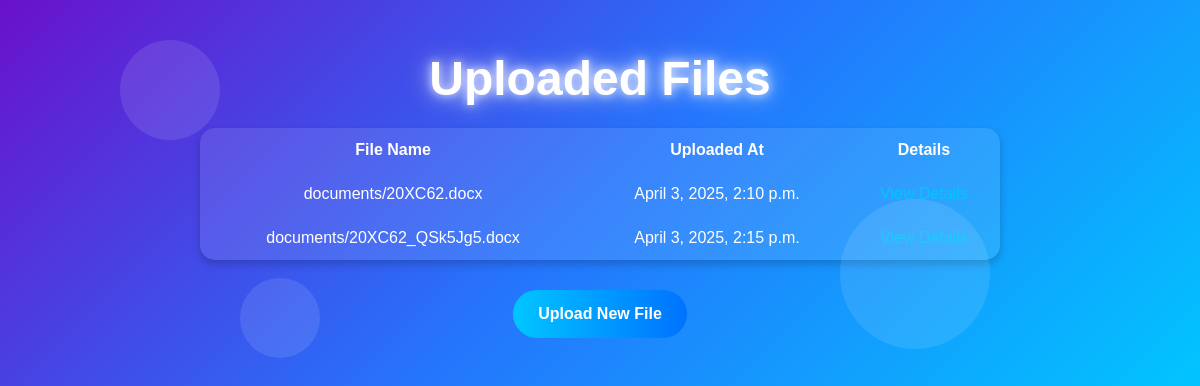
Screenshot of /files/ with the database file from the repository.
### Student/models.py (models this page shows, shortened)
class UploadFile(models.Model):
    student_upload = models.ForeignKey(LoginForm, on_delete=models.CASCADE, related_name='uploads', null=True, blank=True)
    upload_file = models.FileField(null=False, upload_to='documents/', validators=[FileExtensionValidator(['pdf', 'docx', 'pptx'])])
    uploaded_at = models.DateTimeField(auto_now_add=True)
    student_options = models.CharField(choices=STUDENT_CHOICE, max_length=30)
    keywords = models.TextField(null=True, blank=True)
    summary = models.TextField(null=True, blank=True)
    class Meta:
        verbose_name_plural = 'File Upload'

### Student/views.py (the view)
# urls.py: path('files/', views.file_list, name='file_list'),
def file_list(request):
    files = UploadFile.objects.all()
    return render(request, 'file_list.html', {'files': files})

### templates/file_list.html (shortened to what this page needs)
<!DOCTYPE html>
<html lang="en">
<head>
    <link rel="stylesheet" href="https://cdn.jsdelivr.net/npm/bootstrap@5.3.0/dist/css/bootstrap.min.css">
    <link rel="stylesheet" href="https://cdn.jsdelivr.net/npm/bootstrap-icons/font/bootstrap-icons.css">
    <link rel="stylesheet" href="https://cdnjs.cloudflare.com/ajax/libs/animate.css/4.1.1/animate.min.css">
</head>
<body>
    <section class="content-section">
        <div class="shape shape-1"></div>
        <div class="shape shape-2"></div>
        <div class="shape shape-3"></div>
        <h1>Uploaded Files</h1>
        <table>
            <thead>
                <tr>
                    <th>File Name</th>
                    <th>Uploaded At</th>
                    <th>Details</th>
                </tr>
            </thead>
            <tbody>
                {% for file in files %}
                <tr>
                    <td>{{ file.upload_file.name }}</td>
                    <td>{{ file.uploaded_at }}</td>
                    <td><a href="{% url 'files' pk=file.pk %}">View Details</a></td>
                </tr>
                {% endfor %}
            </tbody>
        </table>
        <a href="{% url 'upload_file' %}" class="btn">Upload New File</a>
    </section>
</body>
</html>

### templates/file_list.html (style rules this page uses)
body { font-family: 'Arial', sans-serif; margin: 0; padding: 0; color: white; background: linear-gradient(135deg, #6a11cb, #2575fc, #00c6ff); animation: gradientAnimation 10s infinite alternate; overflow-x: hidden; }
.content-section { padding: 50px 20px; text-align: center; position: relative; overflow: hidden; }
.content-section h1 { font-size: 3rem; font-weight: bold; animation: fadeInDown 1.5s; color: white; text-shadow: 0 0 10px rgba(255, 255, 255, 0.8), 0 0 20px rgba(255, 255, 255, 0.6), 0 0 30px rgba(255, 255, 255, 0.4); }
.content-section table { width: 100%; max-width: 800px; margin: 20px auto; background: rgba(255, 255, 255, 0.1); border-radius: 15px; box-shadow: 0 4px 8px rgba(0, 0, 0, 0.2); padding: 20px; }
.content-section table th, .content-section table td { padding: 10px; color: white; }
.content-section table a { color: #00c6ff; text-decoration: none; }
.content-section a.btn { background: linear-gradient(to right, #00c6ff, #0072ff); border: none; padding: 12px 25px; border-radius: 30px; font-weight: bold; color: white; transition: 0.3s; margin: 10px; }
.shape { position: absolute; background: rgba(255, 255, 255, 0.1); border-radius: 50%; animation: float 6s infinite ease-in-out; }
.shape-1 { width: 100px; height: 100px; top: 10%; left: 10%; animation-duration: 8s; }
.shape-2 { width: 150px; height: 150px; top: 50%; left: 70%; animation-duration: 10s; }
.shape-3 { width: 80px; height: 80px; top: 70%; left: 20%; animation-duration: 12s; }

### rows the page displays
UploadFile: upload_file.name "documents/20XC62.docx", uploaded_at "April 3, 2025, 2:10 p.m."
UploadFile: upload_file.name "documents/20XC62_QSk5Jg5.docx", uploaded_at "April 3, 2025, 2:15 p.m."
